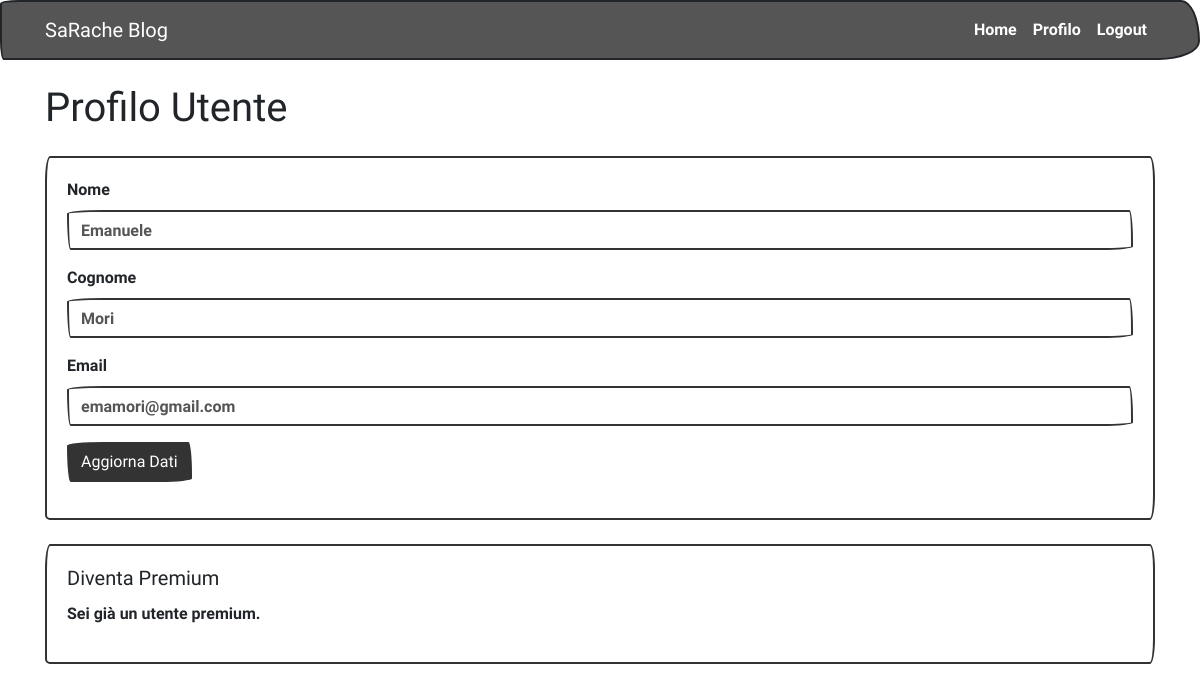
The page /progetto/profilo.php (signed in) on the database its author committed.
### tables this page shows
CREATE TABLE `utente` (
  `id_utente` int(10) UNSIGNED NOT NULL,
  `nome` varchar(30) NOT NULL,
  `cognome` varchar(30) NOT NULL,
  `email` varchar(50) NOT NULL,
  `password` varchar(100) NOT NULL,
  `foto_prof` varchar(100) DEFAULT NULL,
  `premium` tinyint(1) NOT NULL DEFAULT 0
);

### progetto/profilo.php (the view, shortened to what this page needs)
<?php
include 'connection.php';
include 'header.php';
$id_utente = $_SESSION['id_utente'];
$query = "SELECT * FROM utente WHERE id_utente = $id_utente";
$result = $conn->query($query);
if ($result->num_rows > 0) {
    $utente = $result->fetch_assoc();
    $nome = isset($utente['nome']) ? $utente['nome'] : '';
    $cognome = isset($utente['cognome']) ? $utente['cognome'] : '';
    $email = isset($utente['email']) ? $utente['email'] : '';
} else {
    echo "Utente non trovato.";
    exit;
}
?>
<!DOCTYPE html>
<html lang="it">
<head>
    <link href="https://cdn.jsdelivr.net/npm/bootswatch@4.5.2/dist/sketchy/bootstrap.min.css" rel="stylesheet">
</head>
<body>
    <div class="container">
        <h1 class="mt-4">Profilo Utente</h1>
        <div class="card mt-4">
            <div class="card-body">
                <form method="post" action="<?php echo htmlspecialchars($_SERVER["PHP_SELF"]); ?>">
                    <div class="form-group">
                        <label for="nome">Nome</label>
                        <input type="text" class="form-control" id="nome" name="nome" value="<?php echo $nome; ?>" required>
                    </div>
                    <div class="form-group">
                        <label for="cognome">Cognome</label>
                        <input type="text" class="form-control" id="cognome" name="cognome" value="<?php echo $cognome; ?>" required>
                    </div>
                    <div class="form-group">
                        <label for="email">Email</label>
                        <input type="email" class="form-control" id="email" name="email" value="<?php echo $email; ?>" required>
                    </div>
                    <button type="submit" class="btn btn-primary" name="submit-dati">Aggiorna Dati</button>
                </form>
            </div>
        </div>
        <div class="card mt-4">
            <div class="card-body">
                <h5 class="card-title">Diventa Premium</h5>
                <?php if ($utente['premium'] == 0) : ?>
                    <form method="post" action="<?php echo htmlspecialchars($_SERVER["PHP_SELF"]); ?>">
                        <div class="form-group">
                            <label for="numero_carta">Numero Carta di Credito</label>
                            <input type="text" class="form-control" id="numero_carta" name="numero_carta" maxlength="16" required>
                        </div>
                        <div class="form-group">
                            <label for="scadenza_carta">Scadenza Carta di Credito</label>
                            <input type="text" class="form-control" id="scadenza_carta" name="scadenza_carta" maxlength="10" required>
                        </div>
                        <div class="form-group">
                            <label for="cvv">CVV</label>
                            <input type="text" class="form-control" id="cvv" name="cvv" maxlength="3" required>
                        </div>
                        <button type="submit" class="btn btn-success" name="submit-premium">Diventa Premium</button>
                    </form>
                <?php else : ?>
                    <p>Sei già un utente premium.</p>
                <?php endif; ?>
            </div>
        </div>
    </div>
</body>
</html>

### rows shown on the page
utente: nome "Emanuele", cognome "Mori", email "emamori@gmail.com"
